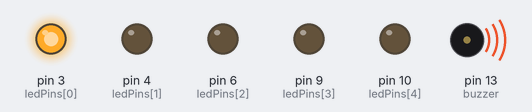
A sketch run on a simulated Arduino Uno, built with avr-gcc and run on an emulated ATmega328P. On the bench: output pins drawn as LEDs (lit = HIGH), buzzer (waves = sounding).

Above: at 0.1 s.
At 2.2 s:
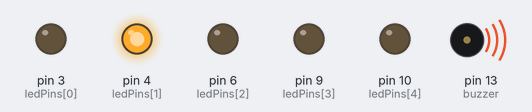
At 5.0 s:
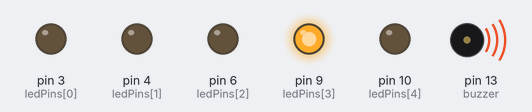
At 13.5 s:
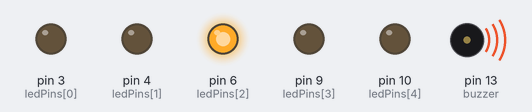
At 22.1 s:
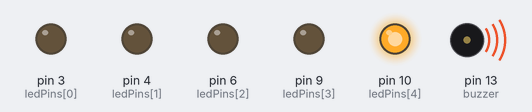
At 35.8 s:
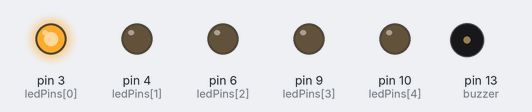
Timing chart, 0 to 40.0 s (numbered marks = the images above):
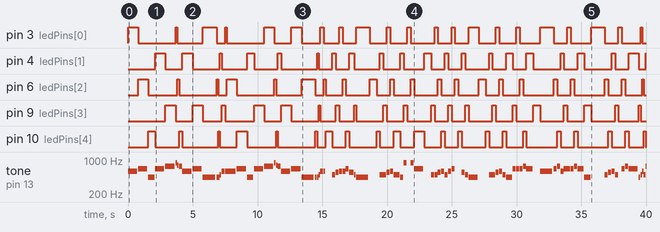

The sketch:

never_gonna_give_u_up.ino
```cpp
#define NOTE_B0  31
#define NOTE_C1  33
#define NOTE_CS1 35
#define NOTE_D1  37
#define NOTE_DS1 39
#define NOTE_E1  41
#define NOTE_F1  44
#define NOTE_FS1 46
#define NOTE_G1  49
#define NOTE_GS1 52
#define NOTE_A1  55
#define NOTE_AS1 58
#define NOTE_B1  62
#define NOTE_C2  65
#define NOTE_CS2 69
#define NOTE_D2  73
#define NOTE_DS2 78
#define NOTE_E2  82
#define NOTE_F2  87
#define NOTE_FS2 93
#define NOTE_G2  98
#define NOTE_GS2 104
#define NOTE_A2  110
#define NOTE_AS2 117
#define NOTE_B2  123
#define NOTE_C3  131
#define NOTE_CS3 139
#define NOTE_D3  147
#define NOTE_DS3 156
#define NOTE_E3  165
#define NOTE_F3  175
#define NOTE_FS3 185
#define NOTE_G3  196
#define NOTE_GS3 208
#define NOTE_A3  220
#define NOTE_AS3 233
#define NOTE_B3  247
#define NOTE_C4  262
#define NOTE_CS4 277
#define NOTE_D4  294
#define NOTE_DS4 311
#define NOTE_E4  330
#define NOTE_F4  349
#define NOTE_FS4 370
#define NOTE_G4  392
#define NOTE_GS4 415
#define NOTE_A4  440
#define NOTE_AS4 466
#define NOTE_B4  494
#define NOTE_C5  523
#define NOTE_CS5 554
#define NOTE_D5  587
#define NOTE_DS5 622
#define NOTE_E5  659
#define NOTE_F5  698
#define NOTE_FS5 740
#define NOTE_G5  784
#define NOTE_GS5 831
#define NOTE_A5  880
#define NOTE_AS5 932
#define NOTE_B5  988
#define NOTE_C6  1047
#define NOTE_CS6 1109
#define NOTE_D6  1175
#define NOTE_DS6 1245
#define NOTE_E6  1319
#define NOTE_F6  1397
#define NOTE_FS6 1480
#define NOTE_G6  1568
#define NOTE_GS6 1661
#define NOTE_A6  1760
#define NOTE_AS6 1865
#define NOTE_B6  1976
#define NOTE_C7  2093
#define NOTE_CS7 2217
#define NOTE_D7  2349
#define NOTE_DS7 2489
#define NOTE_E7  2637
#define NOTE_F7  2794
#define NOTE_FS7 2960
#define NOTE_G7  3136
#define NOTE_GS7 3322
#define NOTE_A7  3520
#define NOTE_AS7 3729
#define NOTE_B7  3951
#define NOTE_C8  4186
#define NOTE_CS8 4435
#define NOTE_D8  4699
#define NOTE_DS8 4978
#define REST      0

int tempo = 114;
int buzzer = 13;
int ledPins[] = {3, 4, 6, 9, 10}; // LEDs connected to these pins

int melody[] = {
  // Your melody here...


  NOTE_D5,-4, NOTE_E5,-4, NOTE_A4,4,
  NOTE_E5,-4, NOTE_FS5,-4, NOTE_A5,16, NOTE_G5,16, NOTE_FS5,8,
  NOTE_D5,-4, NOTE_E5,-4, NOTE_A4,2,
  NOTE_A4,16, NOTE_A4,16, NOTE_B4,16, NOTE_D5,8, NOTE_D5,16,
  NOTE_D5,-4, NOTE_E5,-4, NOTE_A4,4,
  NOTE_E5,-4, NOTE_FS5,-4, NOTE_A5,16, NOTE_G5,16, NOTE_FS5,8,
  NOTE_D5,-4, NOTE_E5,-4, NOTE_A4,2,
  NOTE_A4,16, NOTE_A4,16, NOTE_B4,16, NOTE_D5,8, NOTE_D5,16,
  REST,4, NOTE_B4,8, NOTE_CS5,8, NOTE_D5,8, NOTE_D5,8, NOTE_E5,8, NOTE_CS5,-8,
  NOTE_B4,16, NOTE_A4,2, REST,4,

  REST,8, NOTE_B4,8, NOTE_B4,8, NOTE_CS5,8, NOTE_D5,8, NOTE_B4,4, NOTE_A4,8,
  NOTE_A5,8, REST,8, NOTE_A5,8, NOTE_E5,-4, REST,4,
  NOTE_B4,8, NOTE_B4,8, NOTE_CS5,8, NOTE_D5,8, NOTE_B4,8, NOTE_D5,8, NOTE_E5,8, REST,8,
  REST,8, NOTE_CS5,8, NOTE_B4,8, NOTE_A4,-4, REST,4,
  REST,8, NOTE_B4,8, NOTE_B4,8, NOTE_CS5,8, NOTE_D5,8, NOTE_B4,8, NOTE_A4,4,
  NOTE_E5,8, NOTE_E5,8, NOTE_E5,8, NOTE_FS5,8, NOTE_E5,4, REST,4,

  NOTE_D5,2, NOTE_E5,8, NOTE_FS5,8, NOTE_D5,8,
  NOTE_E5,8, NOTE_E5,8, NOTE_E5,8, NOTE_FS5,8, NOTE_E5,4, NOTE_A4,4,
  REST,2, NOTE_B4,8, NOTE_CS5,8, NOTE_D5,8, NOTE_B4,8,
  REST,8, NOTE_E5,8, NOTE_FS5,8, NOTE_E5,-4,

  // Start of Chorus
  NOTE_A4,16, NOTE_B4,16, NOTE_D5,16, NOTE_B4,16,
  NOTE_FS5,-8, NOTE_FS5,-8, NOTE_E5,-4, NOTE_A4,16,
  NOTE_B4,16, NOTE_D5,16, NOTE_B4,16, NOTE_E5,-8,
  NOTE_E5,-8, NOTE_D5,-8, NOTE_CS5,16, NOTE_B4,-8,
  NOTE_A4,16, NOTE_B4,16, NOTE_D5,16, NOTE_B4,16,
  NOTE_D5,4, NOTE_E5,8, NOTE_CS5,-8, NOTE_B4,16,
  NOTE_A4,8, NOTE_A4,8, NOTE_A4,8, NOTE_E5,4, NOTE_D5,2,
  // End of Half of Chorus

  NOTE_A4,16, NOTE_B4,16, NOTE_D5,16, NOTE_B4,16,
  NOTE_FS5,-8, NOTE_FS5,-8, NOTE_E5,-4, NOTE_A4,16, NOTE_B4,16, NOTE_D5,16, NOTE_B4,16,
  NOTE_A5,4, NOTE_CS5,8, NOTE_D5,-8, NOTE_CS5,16, NOTE_B4,8, NOTE_A4,16, NOTE_B4,16, NOTE_D5,16, NOTE_B4,16,

  NOTE_D5,4, NOTE_E5,8, NOTE_CS5,-8, NOTE_B4,16, NOTE_A4,4, NOTE_A4,8,
  NOTE_E5,4, NOTE_D5,2, REST,4,
  REST,8, NOTE_B4,8, NOTE_D5,8, NOTE_B4,8, NOTE_D5,8, NOTE_E5,4, REST,8,
  REST,8, NOTE_CS5,8, NOTE_B4,8, NOTE_A4,-4, REST,4,
  REST,8, NOTE_B4,8, NOTE_B4,8, NOTE_CS5,8, NOTE_D5,8, NOTE_B4,8, NOTE_A4,4,
  REST,8, NOTE_A5,8, NOTE_A5,8, NOTE_E5,8, NOTE_FS5,8, NOTE_E5,8, NOTE_D5,8,

  REST,8, NOTE_A4,8, NOTE_B4,8, NOTE_CS5,8, NOTE_D5,8, NOTE_B4,8,
  REST,8, NOTE_CS5,8, NOTE_B4,8, NOTE_A4,-4, REST,4,
  NOTE_B4,8, NOTE_B4,8, NOTE_CS5,8, NOTE_D5,8, NOTE_B4,8, NOTE_A4,4, REST,8,
  REST,8, NOTE_E5,8, NOTE_E5,8, NOTE_FS5,4, NOTE_E5,-4,
  NOTE_D5,2, NOTE_D5,8, NOTE_E5,8, NOTE_FS5,8, NOTE_E5,4,
  NOTE_E5,8, NOTE_E5,8, NOTE_FS5,8, NOTE_E5,8, NOTE_A4,8, NOTE_A4,4,

  REST,-4, NOTE_A4,8, NOTE_B4,8, NOTE_CS5,8, NOTE_D5,8, NOTE_B4,8,
  REST,8, NOTE_E5,8, NOTE_FS5,8, NOTE_E5,-4, NOTE_A4,16, NOTE_B4,16, NOTE_D5,16, NOTE_B4,16,
  NOTE_FS5,-8, NOTE_FS5,-8, NOTE_E5,-4, NOTE_A4,16, NOTE_B4,16, NOTE_D5,16, NOTE_B4,16,
  NOTE_E5,-8, NOTE_E5,-8, NOTE_D5,-8, NOTE_CS5,16, NOTE_B4,8, NOTE_A4,16, NOTE_B4,16, NOTE_D5,16, NOTE_B4,16,
  NOTE_D5,4, NOTE_E5,8, NOTE_CS5,-8, NOTE_B4,16, NOTE_A4,4, NOTE_A4,8,

   NOTE_E5,4, NOTE_D5,2, NOTE_A4,16, NOTE_B4,16, NOTE_D5,16, NOTE_B4,16,
  NOTE_FS5,-8, NOTE_FS5,-8, NOTE_E5,-4, NOTE_A4,16, NOTE_B4,16, NOTE_D5,16, NOTE_B4,16,
  NOTE_A5,4, NOTE_CS5,8, NOTE_D5,-8, NOTE_CS5,16, NOTE_B4,8, NOTE_A4,16, NOTE_B4,16, NOTE_D5,16, NOTE_B4,16,
  NOTE_D5,4, NOTE_E5,8, NOTE_CS5,-8, NOTE_B4,16, NOTE_A4,4, NOTE_A4,8,
  NOTE_E5,4, NOTE_D5,2, NOTE_A4,16, NOTE_B4,16, NOTE_D5,16, NOTE_B4,16,

  NOTE_FS5,-8, NOTE_FS5,-8, NOTE_E5,-4, NOTE_A4,16, NOTE_B4,16, NOTE_D5,16, NOTE_B4,16,
  NOTE_A5,4, NOTE_CS5,8, NOTE_D5,-8, NOTE_CS5,16, NOTE_B4,8, NOTE_A4,16, NOTE_B4,16, NOTE_D5,16, NOTE_B4,16,
  NOTE_D5,4, NOTE_E5,8, NOTE_CS5,-8, NOTE_B4,16, NOTE_A4,4, NOTE_A4,8,
  NOTE_E5,4, NOTE_D5,2, NOTE_A4,16, NOTE_B4,16, NOTE_D5,16, NOTE_B4,16,
  NOTE_FS5,-8, NOTE_FS5,-8, NOTE_E5,-4, NOTE_A4,16, NOTE_B4,16, NOTE_D5,16, NOTE_B4,16,

  NOTE_A5,4, NOTE_CS5,8, NOTE_D5,-8, NOTE_CS5,16, NOTE_B4,8, NOTE_A4,16, NOTE_B4,16, NOTE_D5,16, NOTE_B4,16,
  NOTE_D5,4, NOTE_E5,8, NOTE_CS5,-8, NOTE_B4,16, NOTE_A4,4, NOTE_A4,8,

  NOTE_E5,4, NOTE_D5,2, REST,4
};

int notes = sizeof(melody) / sizeof(melody[0]) / 2;
int wholenote = (60000 * 4) / tempo;
int divider = 0, noteDuration = 0;

void setup() {
}

void loop() {
  // Nothing to do in the loop as the melody plays in the setup

  // Initialize buzzer pin
  pinMode(buzzer, OUTPUT);

  // Initialize LED pins
  for (int i = 0; i < 5; i++) {
    pinMode(ledPins[i], OUTPUT);
  }

  // Loop through the melody and play notes with corresponding LEDs
  for (int thisNote = 0; thisNote < notes * 2; thisNote = thisNote + 2) {

    // Determine note duration
    divider = melody[thisNote + 1];
    if (divider > 0) {
      noteDuration = (wholenote) / divider;
    } else if (divider < 0) {
      noteDuration = (wholenote) / abs(divider);
      noteDuration *= 1.5;
    }

    // Turn on the corresponding LED
    int ledIndex = thisNote % 5;  // Choose an LED in a round-robin fashion
    digitalWrite(ledPins[ledIndex], HIGH);

    // Play the note
    tone(buzzer, melody[thisNote], noteDuration * 0.9);

    // Keep the note for its duration
    delay(noteDuration);

    // Turn off the LED after the note is played
    digitalWrite(ledPins[ledIndex], LOW);

    // Stop the buzzer
    noTone(buzzer);
  }
}
```

Measured:
- by itself, pin 3 (ledPins[0]): LOW → HIGH at 0.00 s, → LOW 0.79 s later, → HIGH 2.9 s later, → LOW 0.13 s later, … (42 changes in this stretch)
- by itself, pin 4 (ledPins[1]): LOW → HIGH at 2.1 s, → LOW 0.79 s later, → HIGH 1.3 s later, → LOW 0.79 s later, … (41 changes in this stretch)
- by itself, pin 6 (ledPins[2]): LOW → HIGH at 0.79 s, → LOW 0.79 s later, → HIGH 2.2 s later, → LOW 0.13 s later, … (42 changes in this stretch)
- by itself, pin 9 (ledPins[3]): LOW → HIGH at 2.9 s, → LOW 0.79 s later, → HIGH 1.3 s later, → LOW 0.79 s later, … (40 changes in this stretch)
- by itself, pin 10 (ledPins[4]): LOW → HIGH at 1.6 s, → LOW 0.53 s later, → HIGH 1.8 s later, → LOW 0.26 s later, … (42 changes in this stretch)
- by itself, tone on pin 13 (buzzer): plays 587 Hz for 0.71 s, 659 Hz for 0.71 s, 440 Hz for 0.47 s, 659 Hz for 0.71 s, 740 Hz for 0.71 s, 880 Hz for 0.12 s … (92 notes in this stretch)
